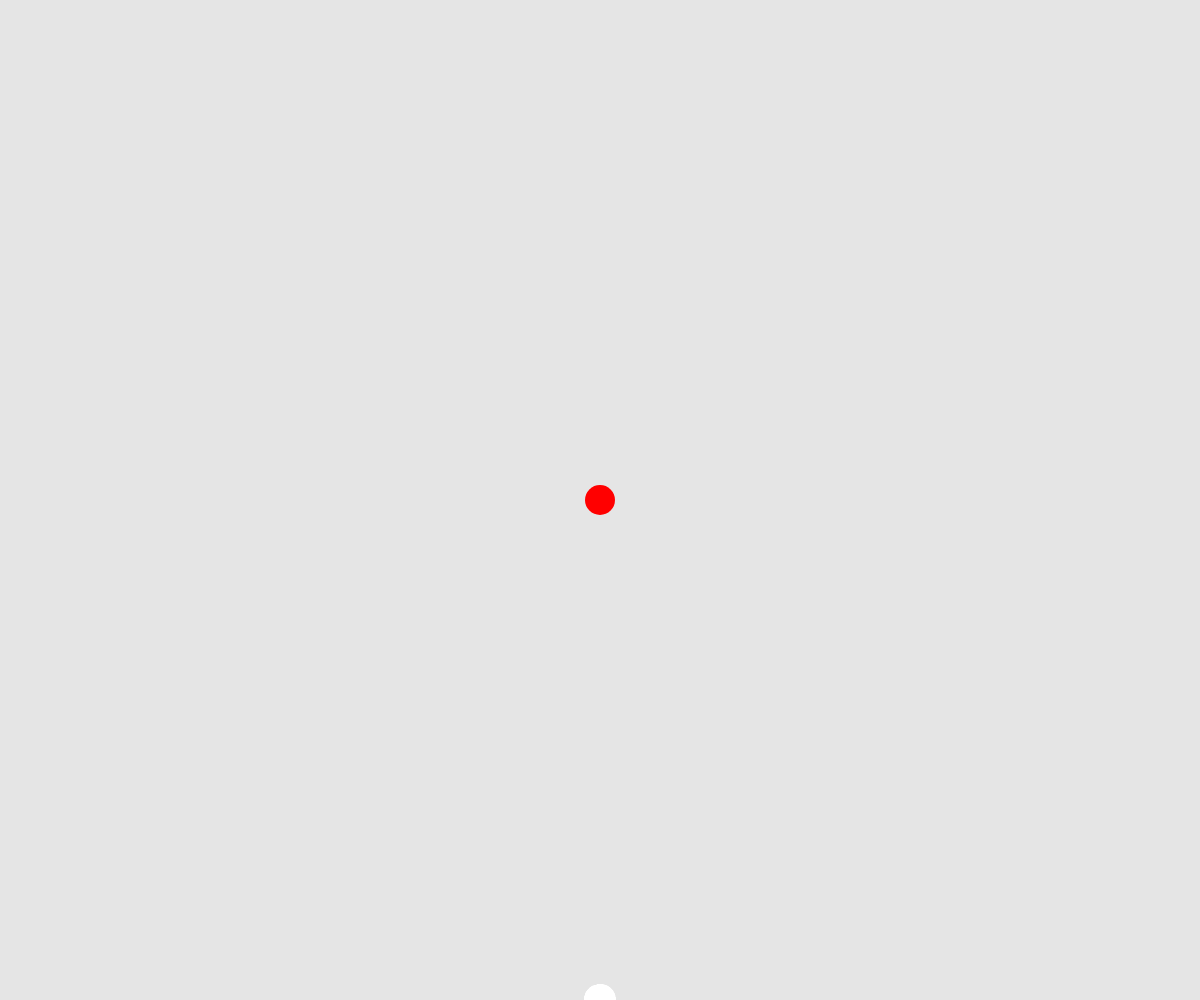
Frame 1 (no input)
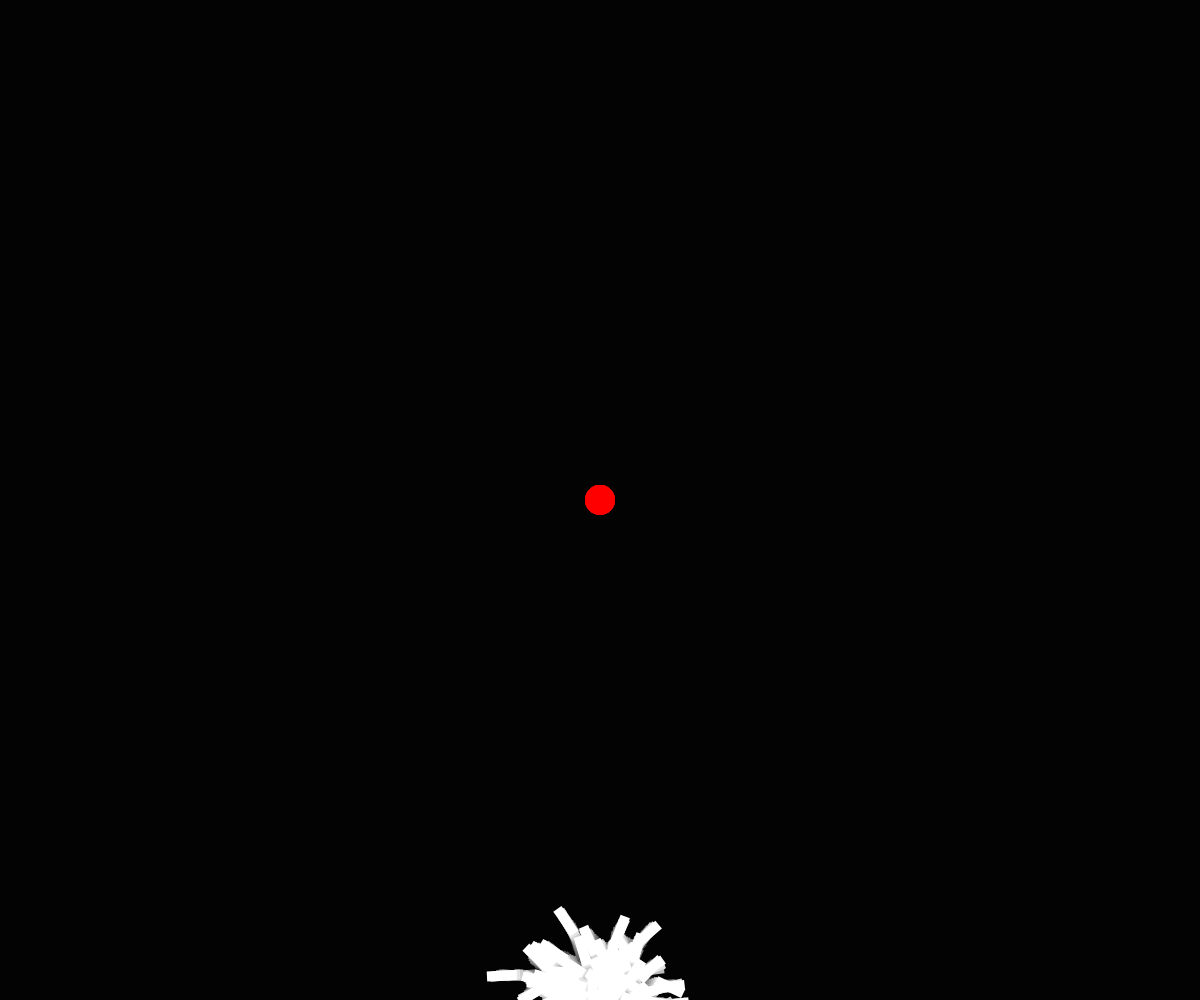
Frame 60 (no input)
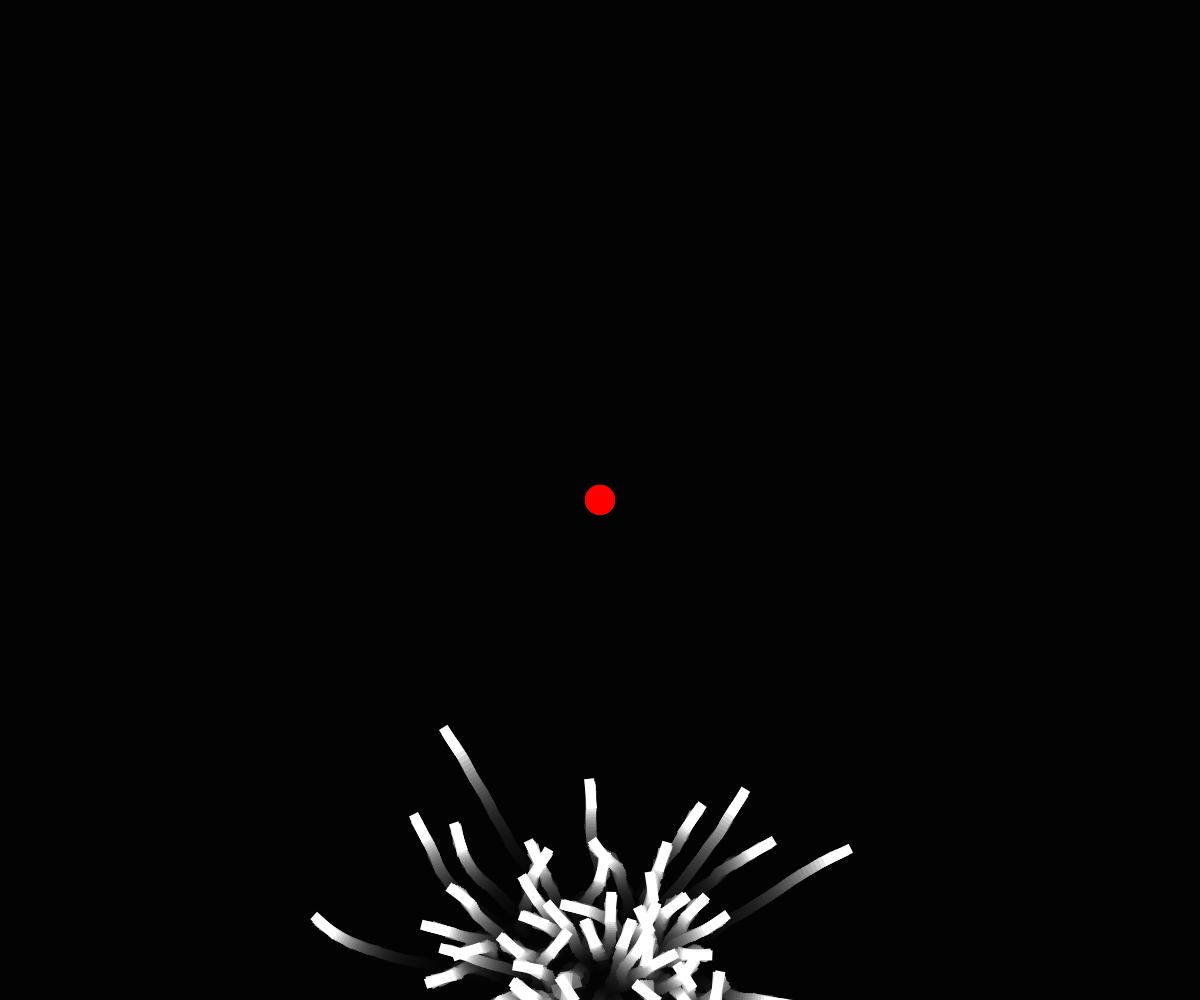
Frame 120 (the mouse pressed at the canvas centre since frame 60)

The p5.js sketch that drew these frames (run headless with seeded random() and noise() and a simulated clock; from frame 60 on, the mouse is pressed at the canvas centre):

// p5.js sketch
// ── sketch.js
var population;
var lifespan =  200;
var finalX;
var finalY;
var Isdraw = true;
var vueltas = 0;

function setup() {
    var width = window.innerWidth
        || document.documentElement.clientWidth
        || document.body.clientWidth;

    var height = window.innerHeight
        || document.documentElement.clientHeight
        || document.body.clientHeight;
    //var width = 400;
    //var height = 400;
    createCanvas(width, height);

    finalX = width / 2;
    finalY = height / 2;

    population = new Population();
}

function draw() {
    if (Isdraw) {
        background('rgba(0,0,0,0.1)');
        //console.log(population.count);
        if (population.count == lifespan) {
            population.reboot();
            /*vueltas++
            if(vueltas==3)
                setOwnDraw()*/
        }

        population.run();
        var c = color("red");  // Define color 'c'
        fill(c);  // Use color variable 'c' as fill color
        noStroke();
        ellipse(finalX, finalY, 30, 30);
    }
}

function setOwnDraw(){
    if(Isdraw)
        Isdraw = false
    else
        Isdraw = true
}

// ── Ant.js
class Ant{
    constructor(dna) {
        this.pos = createVector(width/2, height);
        this.vel = createVector();
        this.acc = createVector();
        this.c = color("white");
        this.generation = 0;

        if(dna === undefined)
            this.dna = new DNA();
        else {
            this.dna = dna;

        }
        this.count = 0;
    }

    applyForce(force){
        this.acc.add(force);
    }

    update(){
        this.applyForce(this.dna.genes[this.count]);
        this.count++;

        this.vel.add(this.acc);
        this.pos.add(this.vel);
        this.acc = createVector(0,0);
    }

    show(){
        push();
        translate(this.pos.x, this.pos.y);
        rotate(this.vel.heading());
        rectMode(CENTER);
        fill(this.c);  // Use color variable 'c' as fill color
        noStroke();  // Don't draw a stroke around shapes
        rect(0, 0, 30, 10);
        pop();
    }
    reboot(){
        this.pos = createVector(width/2, height);
        this.vel = createVector();
        this.acc = createVector();
        this.count = 0;
        //Creating the Aria race
        this.c = color("#ebed48");
    }
}

// ── DNA.js
class DNA {
    constructor(){
        this.genes = [];
        this.len = 100;

        for(var i =0; i < lifespan; i++){
            this.genes[i] = p5.Vector.random2D();
            this.genes[i].setMag(0.2);
        }
    }


}

// ── Population.js
class Population {
    constructor(){
        this.ants = [];
        this.popsize = 100;
        this.survivor = this.popsize*0.08;
        this.count;
        this.winners = [];

        for(var i=0; i < this.popsize; i++){
            this.ants[i]  = new Ant();
        }
    }

    run(){
        this.count = this.ants[0].count;
        if(this.count == 400) console.log(this.count);
        for(var i=0; i < this.popsize; i++){
            this.ants[i].update();
            this.ants[i].show();
        }
    }

    reboot(){
        var sortArr = this._orderAnts();
        //The 50 best get a new life YAY for you Champions
        var antsNew = []
        var i = 0;

        for(i; i < this.survivor && i<this.popsize; i++){
            antsNew[i] = new Ant(this.ants[sortArr[i][0]].dna);
            antsNew[i].reboot();
        }
        //The loosers DIEEEEEEEEEEE
        for(i; i<this.popsize; i++){
            antsNew[i] = new Ant();
        }

        this.ants = antsNew;

    }

    _orderAnts(){
        var sorteable = [];
        for(var ant in this.ants){
            var distP = dist(this.ants[ant].pos.x, this.ants[ant].pos.y, finalX, finalY);
            sorteable.push([ant, distP]);
        }
        return sorteable.sort(function (a, b){
            return a[1] - b[1];
        });
    }

}
